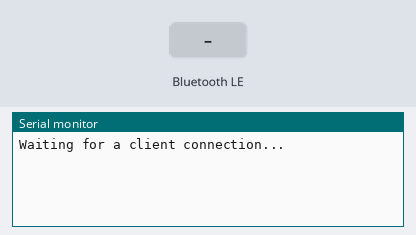
The sketch below on a simulated ESP32. Shown: the last lines printed to the serial monitor. The inputs (shaded band) are chosen by the test bench. Nothing arrives over Bluetooth unless stated; a phone connects over Bluetooth LE 3 s after start.

Above: at 1.2 s.
1.3 s: Bluetooth LE write "start" received
At 2.2 s:
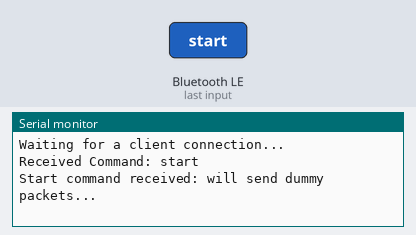
2.8 s: Bluetooth LE write "stop" received
At 2.98 s:
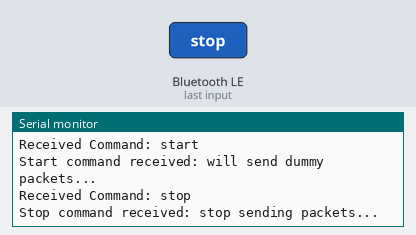
4.3 s: Bluetooth LE write "1" received
At 5.7 s:
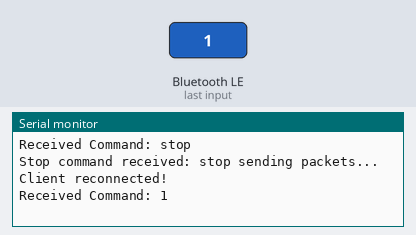

The sketch:

dummy_vbt_data.ino
```cpp
#include <BLEDevice.h>
#include <BLEServer.h>
#include <BLEUtils.h>
#include <BLEAdvertising.h>
#include <BLE2902.h>
#include <Arduino.h>
#include <ArduinoJson.h>

/* BLE DEFINITIONS */

#define SERVICE_UUID        "7c961cfd-2527-4808-a9b0-9ce954427712"
#define CHARACTERISTIC_UUID "207a2a33-ab38-4748-8702-5ff50b2d673f"
#define COMMAND_CHARACTERISTIC_UUID "1c902c8d-88bb-44f9-9dea-0bc5bf2d0af4"

// Increase the packet buffer size to accommodate larger JSON strings.
#define PACKET_BUFFER_SIZE   1024
#define PACKET_QUEUE_LENGTH  10

BLEServer* pServer = NULL;
BLECharacteristic* pDataCharacteristic = NULL;
BLECharacteristic* pCommandCharacteristic = NULL;

volatile bool deviceConnected = false;
volatile bool oldDeviceConnected = false;
volatile bool sendData = false;

/* BLE SERVER CALLBACKS */
class MyServerCallbacks: public BLEServerCallbacks {
  void onConnect(BLEServer *pServer) {
    deviceConnected = true;
  };
  void onDisconnect(BLEServer *pServer) {
    deviceConnected = false;
  };
};

class MyCharacteristicCallbacks: public BLECharacteristicCallbacks {
  void onWrite(BLECharacteristic *pCharacteristic) {
    String rxValue = pCharacteristic->getValue();
    if (rxValue.length() > 0) {
      Serial.print("Received Command: ");
      Serial.println(rxValue.c_str());
      if (rxValue.equals("start")) {
        sendData = true;
        Serial.println("Start command received: will send dummy packets...");
      }
      if (rxValue.equals("stop")) {
        sendData = false;
        Serial.println("Stop command received: stop sending packets...");
      }
    }
  }
};

/* THREADING CODE */
QueueHandle_t packetQueue;

// We'll alternate between sending concentric and eccentric packets.
volatile bool sendConPacket = true;

// Dummy JSON packets for concentric and eccentric data.
// Note: the inner quotes in the "data" field have been escaped (") so that the string is parsed correctly.
const char *conPacket = R"({"packet_time_stamp":1638345600,"dir":"con","data":[{"time_stamp":0.0,"velocity":0.82,"accel":11.4},{"time_stamp":0.05,"velocity":0.87,"accel":11.0},{"time_stamp":0.10,"velocity":0.91,"accel":10.6},{"time_stamp":0.15,"velocity":0.95,"accel":10.3},{"time_stamp":0.20,"velocity":0.93,"accel":10.5},{"time_stamp":0.25,"velocity":0.90,"accel":10.7},{"time_stamp":0.30,"velocity":0.88,"accel":10.9}]})"
;

const char *eccPacket = R"({"packet_time_stamp":1638345605,"dir":"ecc","data":[{"time_stamp":0.00,"velocity":-0.8200,"accel":-1.5333},{"time_stamp":0.05,"velocity":-0.8856,"accel":-1.0889},{"time_stamp":0.10,"velocity":-0.9289,"accel":-0.6444},{"time_stamp":0.15,"velocity":-0.9500,"accel":-0.2000},{"time_stamp":0.20,"velocity":-0.9489,"accel":0.2445},{"time_stamp":0.25,"velocity":-0.9256,"accel":0.6889},{"time_stamp":0.30,"velocity":-0.8800,"accel":1.1333}]})"
;

void sendChunkedData(const String &jsonString) {
  const size_t chunkSize = 20;
  size_t totalLength = jsonString.length();
  size_t numChunks = (totalLength + chunkSize - 1) / chunkSize;

  Serial.printf("Total length: %d, sending in %d chunks\n", totalLength, numChunks);

  for (size_t i = 0; i < numChunks; i++) {
    int start = i * chunkSize;
    int end = min(start + chunkSize, totalLength);
    String chunk = jsonString.substring(start, end);

    pDataCharacteristic->setValue(chunk.c_str());
    pDataCharacteristic->notify();

    vTaskDelay(pdMS_TO_TICKS(10));
  }

}

/* BLUETOOTH TASK */
void bluetoothTask(void *parameters) {
  char outgoingPacket[PACKET_BUFFER_SIZE];

  while (true) {
    if (!deviceConnected && oldDeviceConnected) {
      // Device was disconnected: reset and restart advertising.
      Serial.println("Device disconnected. Restarting advertising...");
      sendData = false;
      pServer->startAdvertising();
      oldDeviceConnected = deviceConnected;
    }
    else if (deviceConnected && !oldDeviceConnected) {
      Serial.println("Client reconnected!");
      oldDeviceConnected = deviceConnected;
    }

    if (xQueueReceive(packetQueue, (void*)outgoingPacket, pdMS_TO_TICKS(50)) == pdTRUE) {
      if (deviceConnected) {
        sendChunkedData(outgoingPacket);
        Serial.printf("Sent packet: %sn", outgoingPacket);
      }
    }
    vTaskDelay(pdMS_TO_TICKS(10));
  }
}

/* DATA UPDATE TASK */
void dataUpdateTask(void *parameters) {
  TickType_t xLastWakeTime = xTaskGetTickCount();
  const TickType_t xFrequency = pdMS_TO_TICKS(5000);  // send one packet per 5 seconds

  char packetBuffer[PACKET_BUFFER_SIZE];

  while (true) {
    // Wait until sendData flag is set (via BLE command "start")
    if (sendData) {
      // Alternate between sending con and ecc packets.
      if (sendConPacket) {
        strncpy(packetBuffer, conPacket, PACKET_BUFFER_SIZE);
        Serial.println("Preparing Concentric Packet");
      } else {
        strncpy(packetBuffer, eccPacket, PACKET_BUFFER_SIZE);
        Serial.println("Preparing Eccentric Packet");
      }

      Serial.println("here");

      // Enqueue the packet.
      if (xQueueSend(packetQueue, (void*)packetBuffer, portMAX_DELAY) != pdPASS) {
        Serial.println("Failed to enqueue packet");
      } else {
        Serial.println("Packet enqueued successfully");
      }

      // Toggle for the next packet.
      // sendConPacket = !sendConPacket;
    }

    sendData = false;

    vTaskDelayUntil(&xLastWakeTime, xFrequency);
  }
}

/* SETUP CODE */
void setup() {
  Serial.begin(115200);
  while (!Serial);

  BLEDevice::init("sheeeeeed");

  pServer = BLEDevice::createServer();
  pServer->setCallbacks(new MyServerCallbacks());

  BLEService *pService = pServer->createService(SERVICE_UUID);

  pDataCharacteristic = pService->createCharacteristic(
                        CHARACTERISTIC_UUID,
                        BLECharacteristic::PROPERTY_READ |
                        BLECharacteristic::PROPERTY_NOTIFY
                      );
  pDataCharacteristic->addDescriptor(new BLE2902());

  pCommandCharacteristic = pService->createCharacteristic(
                           COMMAND_CHARACTERISTIC_UUID,
                           BLECharacteristic::PROPERTY_WRITE |
                           BLECharacteristic::PROPERTY_READ |
                           BLECharacteristic::PROPERTY_WRITE_NR
                         );
  pCommandCharacteristic->setCallbacks(new MyCharacteristicCallbacks());

  pService->start();

  BLEAdvertisementData advertisementData;
  advertisementData.setName("sheeeeeed");
  advertisementData.setCompleteServices(BLEUUID(SERVICE_UUID));

  BLEAdvertisementData scanResponseData;
  scanResponseData.setName("sheeeeeed");

  BLEAdvertising *pAdvertising = BLEDevice::getAdvertising();
  pAdvertising->addServiceUUID(SERVICE_UUID);
  pAdvertising->setScanResponseData(scanResponseData);
  pAdvertising->setScanResponse(true);
  pAdvertising->setMinPreferred(0x0);
  BLEDevice::startAdvertising();

  Serial.println("Waiting for a client connection...");

  packetQueue = xQueueCreate(PACKET_QUEUE_LENGTH, PACKET_BUFFER_SIZE);
  if (packetQueue == NULL) {
    Serial.println("Error creating the packet queue...");
    while(1); // Halt execution
  }

  xTaskCreate(bluetoothTask, "Bluetooth Task", 4096, NULL, 1, NULL);
  xTaskCreate(dataUpdateTask, "Data Update Task", 4096, NULL, 1, NULL);
}

void loop() {
  // Nothing to do here.
}
```

Measured:
- after the input at 1.3 s, the serial monitor: prints a new line after 0.05 s (image 1)
- after the input at 2.8 s, the serial monitor: prints a new line after 0.05 s (image 2)
- after the input at 4.3 s, the serial monitor: prints a new line after 0.05 s (image 3)
